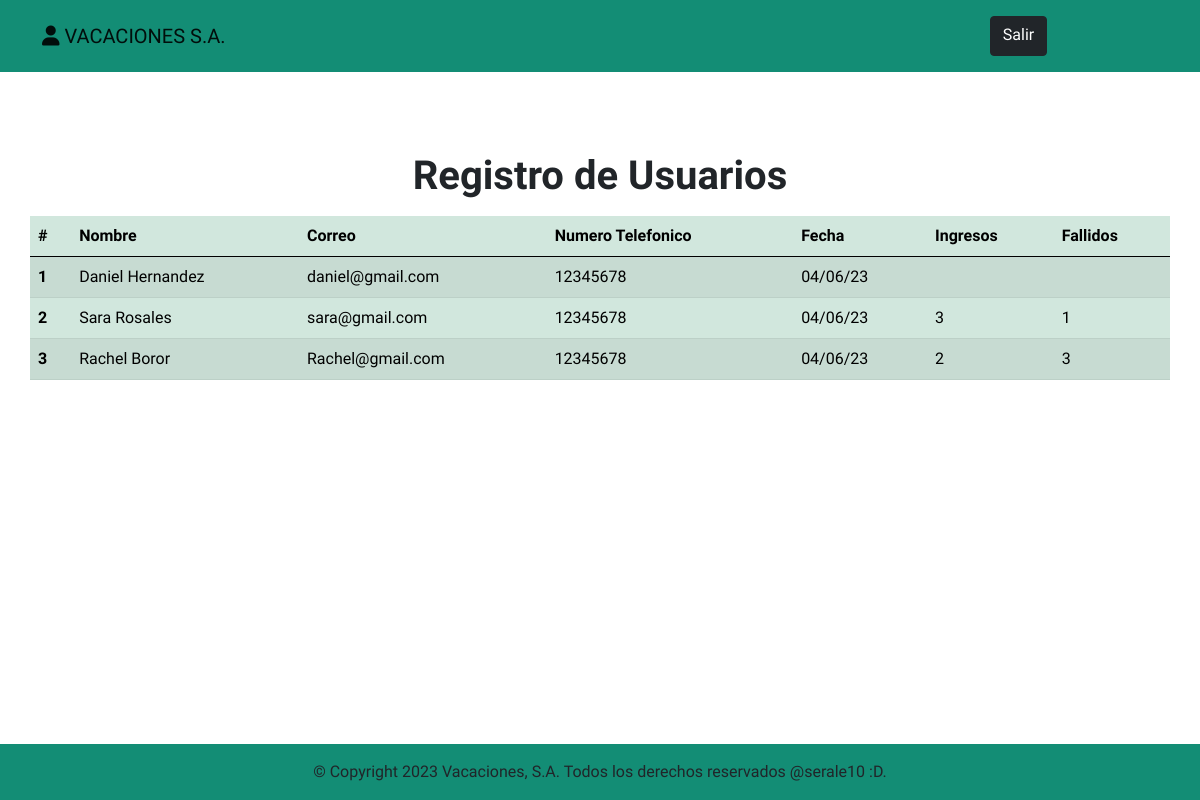
/index.php?page=home (signed in), run on the app's committed database.
### tables this page shows
CREATE TABLE `users` (
  `id_user` int(11) NOT NULL,
  `name` text NOT NULL,
  `phone_number` text NOT NULL,
  `email` text NOT NULL,
  `password` text NOT NULL,
  `date_update` timestamp NOT NULL DEFAULT current_timestamp() ON UPDATE current_timestamp()
);

### controller/template-controller.php (called while the page is built)
<?php
class ControllerTemplate{
    public function ctrGetTemplate(){
        include "views/pages/template.php";
    }
}

### index.php (called while the page is built)
<?php
require_once 'controller/template-controller.php';
require_once 'controller/principal-controller.php';
require_once 'model/principal-model.php';
$home = new ControllerTemplate();
$home->ctrGetTemplate();

### controller/principal-controller.php (called while the page is built, shortened)
<?php
class ControllerPrincipal{
    static public function ctrListUsers(){
        $table = "users";
        $response = ModelPrincipal::mdlListUsers($table, null, null);
        return $response;
    }
}

### model/connection.php (called while the page is built)
<?php
class Connection{
static public function connect(){
    $link = new PDO("mysql:host=localhost; dbname=login_test",
                    "root",
                    "");
    $link->exec("set names utf8");
    return $link;
}
}

### model/principal-model.php (called while the page is built, shortened)
<?php
require_once 'model/connection.php';
class ModelPrincipal{
    static public function mdlListUsers($table, $item, $value){
        if ($item == null && $value == null) {
            $stmt = Connection::connect()->prepare("SELECT $table.*, DATE_format(users.date_update, '%d/%m/%y') AS date_update, SUM(sessions.logg_session) AS total_logged_sessions, SUM(sessions.failed_tries) AS total_failed_tries
                                        FROM users
                                        LEFT JOIN sessions ON users.id_user = sessions.id_users
                                        GROUP BY users.id_user
                                        ORDER BY users.id_user DESC");
            $stmt->execute();
            return $stmt->fetchAll();
        }
    }
}

### views/pages/home.php (the view, shortened to what this page needs)
<?php
$listUsers = ControllerPrincipal::ctrListUsers();
?>
<div class="container container-table">
    <div class="row">
        <h1 class="mb-3 text-center">Registro de Usuarios</h1>
        <table class="table table-success table-striped">
            <thead>
                <tr>
                    <th>#</th>
                    <th>Nombre</th>
                    <th>Correo</th>
                    <th>Numero Telefonico</th>
                    <th>Fecha</th>
                    <th>Ingresos</th>
                    <th>Fallidos</th>
                </tr>
            </thead>
            <tbody>
                <?php foreach ($listUsers as $key => $value) { ?>
                    <tr>
                        <th><?php echo ($key + 1) ?></th>
                        <td><?php echo $value["name"] ?></td>
                        <td><?php echo $value["email"] ?></td>
                        <td><?php echo $value["phone_number"] ?></td>
                        <td><?php echo $value["date_update"] ?></td>
                        <td><?php echo $value["total_logged_sessions"] ?></td>
                        <td><?php echo $value["total_failed_tries"] ?></td>
                    </tr>
                <?php } ?>
            </tbody>
        </table>
    </div>
</div>

### views/pages/template.php (shortened to what this page needs)
<!DOCTYPE html>
<html lang="en">
    <head>
        <link rel="stylesheet" href="views/assets/css/fontawesome.css">
        <link rel="stylesheet" href="views/assets/css/bootstrap.min.css">
        <link rel="stylesheet" href="views/assets/css/style.css">
    </head>
<body>
<div class="wrapper">
    <?php include "views/pages/modules/header.php" ?>
    <main>
        <?php
            if(isset($_GET["page"])){
                if ($_GET["page"] == "register" ||
                    $_GET["page"] == "login" ||
                    $_GET["page"] == "home" ||
                    $_GET["page"] == "log-out"
                ){
                    include "views/pages/".$_GET["page"].".php";
                }else{
                include "views/pages/page404.php";
                }
            }else{
                include "views/pages/login.php";
            }
        ?>
    </main>
    <?php include "views/pages/modules/footer.php"; ?>
</div>
</body>
</html>

### views/pages/modules/header.php (shortened to what this page needs)
<header>
    <nav class="navbar-light bg-gray-primary">
        <div class="container py-3 d-flex justify-content-between">
            <a class="navbar-brand" href="#">
                <i class="fa-solid fa-user"></i>
                VACACIONES S.A.
            </a>
            <div class="content-buttons-menu col-md-3 justify-content-center alig-items-center d-lg-flex">
                <?php if ($_GET["page"] == "home") : ?>
                    <a class="mx-3 btn btn-dark" href="log-out">Salir</a>
                <?php else : ?>
                    <a class="mx-3 btn btn-dark" href="login">Ingresar</a>
                    <a class="mx-3 btn btn-dark" href="register">Registrarse</a>
                <?php endif ?>
            </div>
        </div>
    </nav>
</header>

### views/pages/modules/footer.php
<footer class="bg-gray-primary">
    <div class="container d-flex justify-content-center h-100">
        <div class="row">
            <div class="col-12 h-100 d-flex align-items-center py-3 text-center">
                © Copyright 2023 Vacaciones, S.A. Todos los derechos reservados @serale10 :D.
            </div>
        </div>
    </div>
</footer>

### views/assets/css/style.css (style rules this page uses)
body { font-family: 'Geologica', sans-serif !important; min-height: 100vh; }
h1 { font-weight: 900; }
.bg-gray-primary { background-color: #138D75; }
.content-buttons-menu { display: none; }
.container-table { padding-block: 80px; }
html, body { height: 100%; }
.wrapper { min-height: 100%; display: flex; flex-direction: column; }
main { flex: 1; }
footer { flex-shrink: 0; }

### data on the page
users: name "Daniel Hernandez", email "daniel@gmail.com", phone_number "12345678", date_update "04/06/23"
users: name "Sara Rosales", email "sara@gmail.com", phone_number "12345678", date_update "04/06/23", total_logged_sessions "3", total_failed_tries "1"
users: name "Rachel Boror", email "Rachel@gmail.com", phone_number "12345678", date_update "04/06/23", total_logged_sessions "2", total_failed_tries "3"
